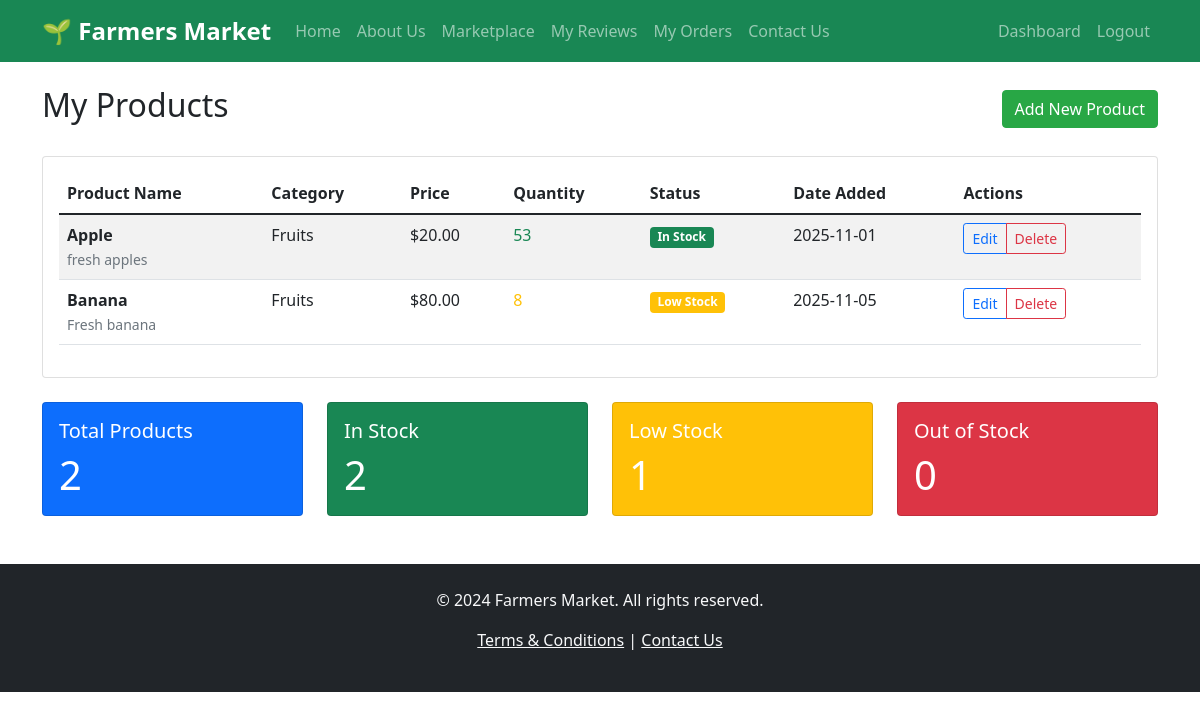
The app's page /my_products (signed in) with its own data.
### app.py (models this page shows)
class Product(db.Model):
    id = db.Column(db.Integer, primary_key=True)
    name = db.Column(db.String(100), nullable=False)
    description = db.Column(db.Text)
    price = db.Column(db.Float, nullable=False)
    quantity = db.Column(db.Integer, nullable=False)
    category = db.Column(db.String(50))
    image_url = db.Column(db.String(200))
    farmer_id = db.Column(db.Integer, db.ForeignKey('user.id'), nullable=False)
    created_at = db.Column(db.DateTime, default=datetime.utcnow)

### app.py (the view)
@app.route('/my_products')
@login_required
def my_products():
    if current_user.user_type != 'farmer':
        flash('Only farmers can view their products')
        return redirect(url_for('dashboard'))
    products = Product.query.filter_by(farmer_id=current_user.id).all()
    return render_template('my_products.html', products=products)

### app.py (called while the page is built)
@login_manager.user_loader
def load_user(user_id):
    return User.query.get(int(user_id))

### templates/my_products.html (shortened to what this page needs)
{% extends "base.html" %}
{% block content %}
<div class="row">
    <div class="col-md-12">
        <div class="d-flex justify-content-between align-items-center mb-4">
            <h2>My Products</h2>
            <a href="{{ url_for('add_product') }}" class="btn btn-success">
                 Add New Product
            </a>
        </div>
        {% if products %}
        <div class="card">
            <div class="card-body">
                <div class="table-responsive">
                    <table class="table table-striped">
                        <thead>
                            <tr>
                                <th>Product Name</th>
                                <th>Category</th>
                                <th>Price</th>
                                <th>Quantity</th>
                                <th>Status</th>
                                <th>Date Added</th>
                                <th>Actions</th>
                            </tr>
                        </thead>
                        <tbody>
                            {% for product in products %}
                            <tr>
                                <td>
                                    <strong>{{ product.name }}</strong>
                                    {% if product.description %}
                                    <br><small class="text-muted">{{ product.description[:50] }}{% if product.description|length > 50 %}...{% endif %}</small>
                                    {% endif %}
                                </td>
                                <td>{{ product.category }}</td>
                                <td>${{ "%.2f"|format(product.price) }}</td>
                                <td>
                                    <span class="{% if product.quantity == 0 %}text-danger{% elif product.quantity < 10 %}text-warning{% else %}text-success{% endif %}">
                                        {{ product.quantity }}
                                    </span>
                                </td>
                                <td>
                                    {% if product.quantity == 0 %}
                                        <span class="badge bg-danger">Out of Stock</span>
                                    {% elif product.quantity < 10 %}
                                        <span class="badge bg-warning">Low Stock</span>
                                    {% else %}
                                        <span class="badge bg-success">In Stock</span>
                                    {% endif %}
                                </td>
                                <td>{{ product.created_at.strftime('%Y-%m-%d') }}</td>
                                <td>
                                    <div class="btn-group" role="group">
                                        <a href="{{ url_for('edit_product', product_id=product.id) }}"
                                           class="btn btn-sm btn-outline-primary"
                                           title="Edit Product">
                                             Edit
                                        </a>
                                        <button type="button"
                                                class="btn btn-sm btn-outline-danger"
                                                data-bs-toggle="modal"
                                                data-bs-target="#deleteModal{{ product.id }}"
                                                title="Delete Product">
                                             Delete
                                        </button>
                                    </div>
                                </td>
                            </tr>
                            {% endfor %}
                        </tbody>
                    </table>
                </div>
            </div>
        </div>
        <div class="row mt-4">
            <div class="col-md-3">
                <div class="card text-white bg-primary">
                    <div class="card-body">
                        <h5 class="card-title">Total Products</h5>
                        <p class="card-text display-6">{{ products|length }}</p>
                    </div>
                </div>
            </div>
            <div class="col-md-3">
                <div class="card text-white bg-success">
                    <div class="card-body">
                        <h5 class="card-title">In Stock</h5>
                        <p class="card-text display-6">{{ products|selectattr('quantity', 'gt', 0)|list|length }}</p>
                    </div>
                </div>
            </div>
            <div class="col-md-3">
                <div class="card text-white bg-warning">
                    <div class="card-body">
                        <h5 class="card-title">Low Stock</h5>
                        <p class="card-text display-6">{{ products|selectattr('quantity', 'lt', 10)|selectattr('quantity', 'gt', 0)|list|length }}</p>
                    </div>
                </div>
            </div>
            <div class="col-md-3">
                <div class="card text-white bg-danger">
                    <div class="card-body">
                        <h5 class="card-title">Out of Stock</h5>
                        <p class="card-text display-6">{{ products|selectattr('quantity', 'equalto', 0)|list|length }}</p>
                    </div>
                </div>
            </div>
        </div>
        {% endif %}
    </div>
</div>
{% endblock %}

### static/css/style.css (style rules this page uses)
.card { transition: transform 0.2s; }
.btn-success { background-color: #28a745; border-color: #28a745; }

### records on screen
Product: name "Apple", description "fresh apples", category "Fruits", price "20.00", quantity "53", shows "In Stock", created_at "2025-11-01"
Product: name "Banana", description "Fresh banana", category "Fruits", price "80.00", quantity "8", shows "Low Stock", created_at "2025-11-05"

### other values on screen
{{ products|length }} "2"
{{ products|selectattr('quantity', 'gt', 0)|list|length }} "2"
{{ products|selectattr('quantity', 'equalto', 0)|list|length }} "0"
